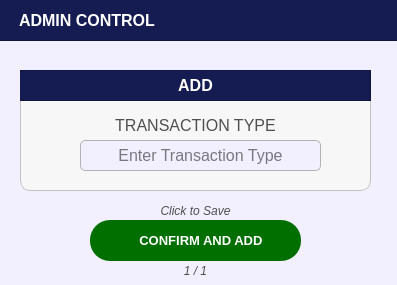
<?xml version="1.0" encoding="UTF-8"?>
<ui version="4.0">
 <class>PopUp_citizenprofileFilterOptions</class>
 <widget class="QDialog" name="PopUp_citizenprofileFilterOptions">
  <property name="geometry">
   <rect>
    <x>0</x>
    <y>0</y>
    <width>397</width>
    <height>285</height>
   </rect>
  </property>
  <property name="sizePolicy">
   <sizepolicy hsizetype="Fixed" vsizetype="Fixed">
    <horstretch>0</horstretch>
    <verstretch>0</verstretch>
   </sizepolicy>
  </property>
  <property name="palette">
   <palette>
    <active>
     <colorrole role="WindowText">
      <brush brushstyle="SolidPattern">
       <color alpha="255">
        <red>255</red>
        <green>255</green>
        <blue>255</blue>
       </color>
      </brush>
     </colorrole>
     <colorrole role="Button">
      <brush brushstyle="SolidPattern">
       <color alpha="255">
        <red>242</red>
        <green>239</green>
        <blue>255</blue>
       </color>
      </brush>
     </colorrole>
     <colorrole role="Light">
      <brush brushstyle="SolidPattern">
       <color alpha="255">
        <red>88</red>
        <green>86</green>
        <blue>150</blue>
       </color>
      </brush>
     </colorrole>
     <colorrole role="Midlight">
      <brush brushstyle="SolidPattern">
       <color alpha="255">
        <red>73</red>
        <green>71</green>
        <blue>125</blue>
       </color>
      </brush>
     </colorrole>
     <colorrole role="Dark">
      <brush brushstyle="SolidPattern">
       <color alpha="255">
        <red>29</red>
        <green>29</green>
        <blue>50</blue>
       </color>
      </brush>
     </colorrole>
     <colorrole role="Mid">
      <brush brushstyle="SolidPattern">
       <color alpha="255">
        <red>39</red>
        <green>38</green>
        <blue>67</blue>
       </color>
      </brush>
     </colorrole>
     <colorrole role="Text">
      <brush brushstyle="SolidPattern">
       <color alpha="255">
        <red>255</red>
        <green>255</green>
        <blue>255</blue>
       </color>
      </brush>
     </colorrole>
     <colorrole role="BrightText">
      <brush brushstyle="SolidPattern">
       <color alpha="255">
        <red>255</red>
        <green>255</green>
        <blue>255</blue>
       </color>
      </brush>
     </colorrole>
     <colorrole role="ButtonText">
      <brush brushstyle="SolidPattern">
       <color alpha="255">
        <red>255</red>
        <green>255</green>
        <blue>255</blue>
       </color>
      </brush>
     </colorrole>
     <colorrole role="Base">
      <brush brushstyle="SolidPattern">
       <color alpha="255">
        <red>242</red>
        <green>239</green>
        <blue>255</blue>
       </color>
      </brush>
     </colorrole>
     <colorrole role="Window">
      <brush brushstyle="SolidPattern">
       <color alpha="255">
        <red>242</red>
        <green>239</green>
        <blue>255</blue>
       </color>
      </brush>
     </colorrole>
     <colorrole role="Shadow">
      <brush brushstyle="SolidPattern">
       <color alpha="255">
        <red>16</red>
        <green>36</green>
        <blue>7</blue>
       </color>
      </brush>
     </colorrole>
     <colorrole role="AlternateBase">
      <brush brushstyle="SolidPattern">
       <color alpha="255">
        <red>29</red>
        <green>28</green>
        <blue>50</blue>
       </color>
      </brush>
     </colorrole>
     <colorrole role="ToolTipBase">
      <brush brushstyle="SolidPattern">
       <color alpha="255">
        <red>255</red>
        <green>255</green>
        <blue>220</blue>
       </color>
      </brush>
     </colorrole>
     <colorrole role="ToolTipText">
      <brush brushstyle="SolidPattern">
       <color alpha="255">
        <red>52</red>
        <green>138</green>
        <blue>46</blue>
       </color>
      </brush>
     </colorrole>
     <colorrole role="PlaceholderText">
      <brush brushstyle="SolidPattern">
       <color alpha="127">
        <red>255</red>
        <green>255</green>
        <blue>255</blue>
       </color>
      </brush>
     </colorrole>
     <colorrole role="Accent">
      <brush brushstyle="SolidPattern">
       <color alpha="255">
        <red>0</red>
        <green>255</green>
        <blue>0</blue>
       </color>
      </brush>
     </colorrole>
    </active>
    <inactive>
     <colorrole role="WindowText">
      <brush brushstyle="SolidPattern">
       <color alpha="255">
        <red>255</red>
        <green>255</green>
        <blue>255</blue>
       </color>
      </brush>
     </colorrole>
     <colorrole role="Button">
      <brush brushstyle="SolidPattern">
       <color alpha="255">
        <red>242</red>
        <green>239</green>
        <blue>255</blue>
       </color>
      </brush>
     </colorrole>
     <colorrole role="Light">
      <brush brushstyle="SolidPattern">
       <color alpha="255">
        <red>88</red>
        <green>86</green>
        <blue>150</blue>
       </color>
      </brush>
     </colorrole>
     <colorrole role="Midlight">
      <brush brushstyle="SolidPattern">
       <color alpha="255">
        <red>73</red>
        <green>71</green>
        <blue>125</blue>
       </color>
      </brush>
     </colorrole>
     <colorrole role="Dark">
      <brush brushstyle="SolidPattern">
       <color alpha="255">
        <red>29</red>
        <green>29</green>
        <blue>50</blue>
       </color>
      </brush>
     </colorrole>
     <colorrole role="Mid">
      <brush brushstyle="SolidPattern">
       <color alpha="255">
        <red>39</red>
        <green>38</green>
        <blue>67</blue>
       </color>
      </brush>
     </colorrole>
     <colorrole role="Text">
      <brush brushstyle="SolidPattern">
       <color alpha="255">
        <red>255</red>
        <green>255</green>
        <blue>255</blue>
       </color>
      </brush>
     </colorrole>
     <colorrole role="BrightText">
      <brush brushstyle="SolidPattern">
       <color alpha="255">
        <red>255</red>
        <green>255</green>
        <blue>255</blue>
       </color>
      </brush>
     </colorrole>
     <colorrole role="ButtonText">
      <brush brushstyle="SolidPattern">
       <color alpha="255">
        <red>255</red>
        <green>255</green>
        <blue>255</blue>
       </color>
      </brush>
     </colorrole>
     <colorrole role="Base">
      <brush brushstyle="SolidPattern">
       <color alpha="255">
        <red>242</red>
        <green>239</green>
        <blue>255</blue>
       </color>
      </brush>
     </colorrole>
     <colorrole role="Window">
      <brush brushstyle="SolidPattern">
       <color alpha="255">
        <red>242</red>
        <green>239</green>
        <blue>255</blue>
       </color>
      </brush>
     </colorrole>
     <colorrole role="Shadow">
      <brush brushstyle="SolidPattern">
       <color alpha="255">
        <red>16</red>
        <green>36</green>
        <blue>7</blue>
       </color>
      </brush>
     </colorrole>
     <colorrole role="AlternateBase">
      <brush brushstyle="SolidPattern">
       <color alpha="255">
        <red>29</red>
        <green>28</green>
        <blue>50</blue>
       </color>
      </brush>
     </colorrole>
     <colorrole role="ToolTipBase">
      <brush brushstyle="SolidPattern">
       <color alpha="255">
        <red>255</red>
        <green>255</green>
        <blue>220</blue>
       </color>
      </brush>
     </colorrole>
     <colorrole role="ToolTipText">
      <brush brushstyle="SolidPattern">
       <color alpha="255">
        <red>52</red>
        <green>138</green>
        <blue>46</blue>
       </color>
      </brush>
     </colorrole>
     <colorrole role="PlaceholderText">
      <brush brushstyle="SolidPattern">
       <color alpha="127">
        <red>255</red>
        <green>255</green>
        <blue>255</blue>
       </color>
      </brush>
     </colorrole>
     <colorrole role="Accent">
      <brush brushstyle="SolidPattern">
       <color alpha="255">
        <red>0</red>
        <green>255</green>
        <blue>0</blue>
       </color>
      </brush>
     </colorrole>
    </inactive>
    <disabled>
     <colorrole role="WindowText">
      <brush brushstyle="SolidPattern">
       <color alpha="255">
        <red>29</red>
        <green>29</green>
        <blue>50</blue>
       </color>
      </brush>
     </colorrole>
     <colorrole role="Button">
      <brush brushstyle="SolidPattern">
       <color alpha="255">
        <red>242</red>
        <green>239</green>
        <blue>255</blue>
       </color>
      </brush>
     </colorrole>
     <colorrole role="Light">
      <brush brushstyle="SolidPattern">
       <color alpha="255">
        <red>88</red>
        <green>86</green>
        <blue>150</blue>
       </color>
      </brush>
     </colorrole>
     <colorrole role="Midlight">
      <brush brushstyle="SolidPattern">
       <color alpha="255">
        <red>73</red>
        <green>71</green>
        <blue>125</blue>
       </color>
      </brush>
     </colorrole>
     <colorrole role="Dark">
      <brush brushstyle="SolidPattern">
       <color alpha="255">
        <red>29</red>
        <green>29</green>
        <blue>50</blue>
       </color>
      </brush>
     </colorrole>
     <colorrole role="Mid">
      <brush brushstyle="SolidPattern">
       <color alpha="255">
        <red>39</red>
        <green>38</green>
        <blue>67</blue>
       </color>
      </brush>
     </colorrole>
     <colorrole role="Text">
      <brush brushstyle="SolidPattern">
       <color alpha="255">
        <red>29</red>
        <green>29</green>
        <blue>50</blue>
       </color>
      </brush>
     </colorrole>
     <colorrole role="BrightText">
      <brush brushstyle="SolidPattern">
       <color alpha="255">
        <red>255</red>
        <green>255</green>
        <blue>255</blue>
       </color>
      </brush>
     </colorrole>
     <colorrole role="ButtonText">
      <brush brushstyle="SolidPattern">
       <color alpha="255">
        <red>29</red>
        <green>29</green>
        <blue>50</blue>
       </color>
      </brush>
     </colorrole>
     <colorrole role="Base">
      <brush brushstyle="SolidPattern">
       <color alpha="255">
        <red>242</red>
        <green>239</green>
        <blue>255</blue>
       </color>
      </brush>
     </colorrole>
     <colorrole role="Window">
      <brush brushstyle="SolidPattern">
       <color alpha="255">
        <red>242</red>
        <green>239</green>
        <blue>255</blue>
       </color>
      </brush>
     </colorrole>
     <colorrole role="Shadow">
      <brush brushstyle="SolidPattern">
       <color alpha="255">
        <red>16</red>
        <green>36</green>
        <blue>7</blue>
       </color>
      </brush>
     </colorrole>
     <colorrole role="AlternateBase">
      <brush brushstyle="SolidPattern">
       <color alpha="255">
        <red>59</red>
        <green>57</green>
        <blue>100</blue>
       </color>
      </brush>
     </colorrole>
     <colorrole role="ToolTipBase">
      <brush brushstyle="SolidPattern">
       <color alpha="255">
        <red>255</red>
        <green>255</green>
        <blue>220</blue>
       </color>
      </brush>
     </colorrole>
     <colorrole role="ToolTipText">
      <brush brushstyle="SolidPattern">
       <color alpha="255">
        <red>52</red>
        <green>138</green>
        <blue>46</blue>
       </color>
      </brush>
     </colorrole>
     <colorrole role="PlaceholderText">
      <brush brushstyle="SolidPattern">
       <color alpha="127">
        <red>29</red>
        <green>29</green>
        <blue>50</blue>
       </color>
      </brush>
     </colorrole>
     <colorrole role="Accent">
      <brush brushstyle="SolidPattern">
       <color alpha="255">
        <red>0</red>
        <green>255</green>
        <blue>0</blue>
       </color>
      </brush>
     </colorrole>
    </disabled>
   </palette>
  </property>
  <property name="cursor">
   <cursorShape>PointingHandCursor</cursorShape>
  </property>
  <property name="windowTitle">
   <string>Dialog</string>
  </property>
  <property name="styleSheet">
   <string notr="true">#PopUp_citizenprofileFilterOptions{
	background-color: #f2efff;
}</string>
  </property>
  <widget class="QFrame" name="basePopUpTitleFrame">
   <property name="geometry">
    <rect>
     <x>-1</x>
     <y>-10</y>
     <width>401</width>
     <height>51</height>
    </rect>
   </property>
   <property name="styleSheet">
    <string notr="true">#basePopUpTitleFrame {
	background-color: #141c52;
}</string>
   </property>
   <property name="frameShape">
    <enum>QFrame::Shape::StyledPanel</enum>
   </property>
   <property name="frameShadow">
    <enum>QFrame::Shadow::Raised</enum>
   </property>
   <widget class="QLabel" name="label_titleFilterOptions">
    <property name="geometry">
     <rect>
      <x>20</x>
      <y>10</y>
      <width>311</width>
      <height>41</height>
     </rect>
    </property>
    <property name="font">
     <font>
      <family>Arial</family>
      <pointsize>12</pointsize>
      <bold>true</bold>
     </font>
    </property>
    <property name="styleSheet">
     <string notr="true">#label_titleFilterOptions {
	background-color: transparent;
	color: #FFFFFF;
}
</string>
    </property>
    <property name="text">
     <string>ADMIN CONTROL</string>
    </property>
    <property name="alignment">
     <set>Qt::AlignmentFlag::AlignLeading|Qt::AlignmentFlag::AlignLeft|Qt::AlignmentFlag::AlignVCenter</set>
    </property>
   </widget>
  </widget>
  <widget class="QFrame" name="basePopUpBodyFrame_2">
   <property name="geometry">
    <rect>
     <x>20</x>
     <y>70</y>
     <width>351</width>
     <height>121</height>
    </rect>
   </property>
   <property name="styleSheet">
    <string notr="true">#basePopUpBodyFrame_2 {
	background-color: rgb(247, 247, 247);
	border: 1px solid rgb(194, 194, 194);
	border-radius: 10px;
}</string>
   </property>
   <property name="frameShape">
    <enum>QFrame::Shape::StyledPanel</enum>
   </property>
   <property name="frameShadow">
    <enum>QFrame::Shadow::Raised</enum>
   </property>
   <widget class="QFrame" name="basePopUpTitleFrame_2">
    <property name="geometry">
     <rect>
      <x>-10</x>
      <y>0</y>
      <width>361</width>
      <height>31</height>
     </rect>
    </property>
    <property name="styleSheet">
     <string notr="true">#basePopUpTitleFrame_2 {
	background-color: #141c52;
}</string>
    </property>
    <property name="frameShape">
     <enum>QFrame::Shape::StyledPanel</enum>
    </property>
    <property name="frameShadow">
     <enum>QFrame::Shadow::Raised</enum>
    </property>
    <widget class="QLabel" name="label_title">
     <property name="geometry">
      <rect>
       <x>40</x>
       <y>0</y>
       <width>291</width>
       <height>31</height>
      </rect>
     </property>
     <property name="font">
      <font>
       <family>Arial</family>
       <pointsize>12</pointsize>
       <bold>true</bold>
      </font>
     </property>
     <property name="styleSheet">
      <string notr="true">#label_title{
	background-color:transparent;
	color: rgb(255, 255, 255);
}</string>
     </property>
     <property name="text">
      <string>ADD</string>
     </property>
     <property name="alignment">
      <set>Qt::AlignmentFlag::AlignCenter</set>
     </property>
    </widget>
   </widget>
   <widget class="QLineEdit" name="AdmnCon_Input_trans">
    <property name="geometry">
     <rect>
      <x>60</x>
      <y>70</y>
      <width>241</width>
      <height>31</height>
     </rect>
    </property>
    <property name="font">
     <font>
      <family>Arial</family>
      <pointsize>12</pointsize>
     </font>
    </property>
    <property name="styleSheet">
     <string notr="true">#AdmnCon_Input_trans{
	border: 1px solid #b3b3b3;  /* Black border */
    border-radius: 5px;        /* Rounded corners */
    padding: 5px;               /* Inner spacing */
    background-color: #f2efff;  /* Gray background */
    color: #000000; 
}

</string>
    </property>
    <property name="text">
     <string/>
    </property>
    <property name="maxLength">
     <number>35</number>
    </property>
    <property name="alignment">
     <set>Qt::AlignmentFlag::AlignCenter</set>
    </property>
    <property name="placeholderText">
     <string>Enter Transaction Type</string>
    </property>
   </widget>
   <widget class="QLabel" name="register_citizen_labelHomeNumber">
    <property name="geometry">
     <rect>
      <x>0</x>
      <y>40</y>
      <width>351</width>
      <height>31</height>
     </rect>
    </property>
    <property name="font">
     <font>
      <family>Arial</family>
      <pointsize>12</pointsize>
     </font>
    </property>
    <property name="styleSheet">
     <string notr="true">#register_citizen_labelHomeNumber{
	background-color:transparent;
	color:#4f4f4f;
}</string>
    </property>
    <property name="text">
     <string>TRANSACTION TYPE</string>
    </property>
    <property name="alignment">
     <set>Qt::AlignmentFlag::AlignCenter</set>
    </property>
   </widget>
  </widget>
  <widget class="QPushButton" name="register_buttonConfirmAccount_SaveForm">
   <property name="geometry">
    <rect>
     <x>90</x>
     <y>220</y>
     <width>211</width>
     <height>41</height>
    </rect>
   </property>
   <property name="font">
    <font>
     <family>Arial</family>
     <pointsize>10</pointsize>
     <bold>true</bold>
    </font>
   </property>
   <property name="cursor">
    <cursorShape>PointingHandCursor</cursorShape>
   </property>
   <property name="styleSheet">
    <string notr="true">#register_buttonConfirmAccount_SaveForm {
    background-color: #006f00;
    color: white;
    border-radius: 20px;
    padding: 10px; /* Optional: Adjusts spacing inside the button */
}
#register_buttonConfirmAccount_SaveForm:hover {
    background-color: #00a600; /* Slightly lighter blue when hovered */
}
#register_buttonConfirmAccount_SaveForm:pressed {
    background-color: #005d00; /* Darker blue when clicked */
}</string>
   </property>
   <property name="text">
    <string>   CONFIRM AND ADD</string>
   </property>
   <property name="icon">
    <iconset>
     <normaloff>../../../Assets/FuncIcons/icon_confirm.svg</normaloff>../../../Assets/FuncIcons/icon_confirm.svg</iconset>
   </property>
   <property name="iconSize">
    <size>
     <width>30</width>
     <height>30</height>
    </size>
   </property>
  </widget>
  <widget class="QLabel" name="progress">
   <property name="geometry">
    <rect>
     <x>150</x>
     <y>260</y>
     <width>91</width>
     <height>21</height>
    </rect>
   </property>
   <property name="font">
    <font>
     <family>Arial</family>
     <pointsize>9</pointsize>
     <italic>true</italic>
     <bold>false</bold>
    </font>
   </property>
   <property name="styleSheet">
    <string notr="true">#progress {
	background-color: transparent;
	color: #4f4f4f;
}
</string>
   </property>
   <property name="text">
    <string>1 / 1</string>
   </property>
   <property name="alignment">
    <set>Qt::AlignmentFlag::AlignCenter</set>
   </property>
  </widget>
  <widget class="QLabel" name="notenote">
   <property name="geometry">
    <rect>
     <x>90</x>
     <y>200</y>
     <width>211</width>
     <height>21</height>
    </rect>
   </property>
   <property name="font">
    <font>
     <family>Arial</family>
     <pointsize>9</pointsize>
     <italic>true</italic>
     <bold>false</bold>
    </font>
   </property>
   <property name="styleSheet">
    <string notr="true">#notenote {
	background-color: transparent;
	color: #4f4f4f;
}
</string>
   </property>
   <property name="text">
    <string>Click to Save</string>
   </property>
   <property name="alignment">
    <set>Qt::AlignmentFlag::AlignCenter</set>
   </property>
  </widget>
 </widget>
 <resources/>
 <connections/>
</ui>
